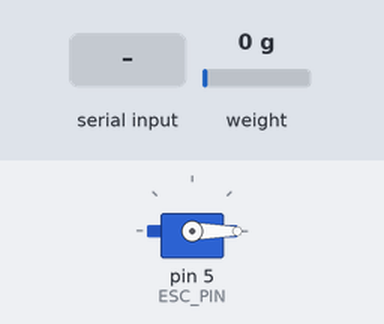
This sketch was run on a simulated Arduino Uno, built with avr-gcc and run on an emulated ATmega328P. Shown: servo. The test bench sets the inputs (shaded band); at power-on: weight on the scale 0 g. What the sketch prints to the serial monitor is not drawn.

Above: at 8.4 s.
8.5 s: "b" received over Serial
At 9.5 s:
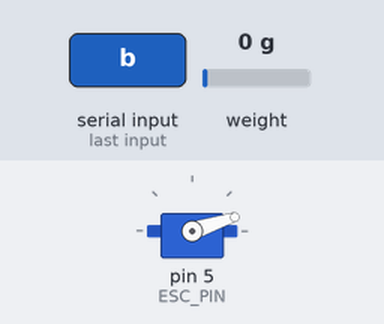
At 11.0 s:
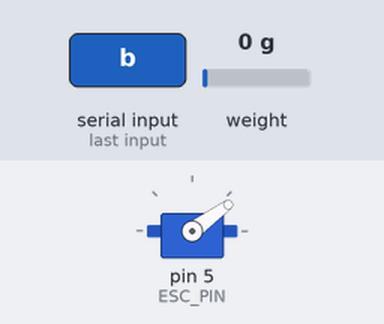
11.5 s: "r" received over Serial
Timing chart, 0 to 14.5 s (numbered marks = the images above; inputs shaded):
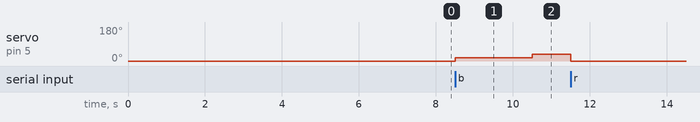

Measured:
- after the input at 8.5 s, servo on pin 5 (ESC_PIN): 0° → 18° at once, → 36° 2.0 s later

The sketch:

thrustStand.ino
```cpp
// (licence header left out)
#include "HX711.h"
#include <Servo.h>

#define ESC_PIN (5)      // connected to ESC control wire
#define LED_BUILTIN (2)  // not defaulted properly for ESP32s/you must define it

Servo ESC;  // create servo object to control the ESC

int incomingByte = 0;
int i = 0;
unsigned long timepoint;


// HX711 circuit wiring
const int LOADCELL_DOUT_PIN = 3;
const int LOADCELL_SCK_PIN = 2;

HX711 scale;

void setup() {
  Serial.begin(38400);
  ESC.attach(ESC_PIN, 1000, 2000);  // (pin, min pulse width, max pulse width in microseconds)
  ESC.write(0);

  Serial.println("Welcome to the Thrust Stand!");

  Serial.println("Initializing the scale");

  // Initialize library with data output pin, clock input pin and gain factor.
  // Channel selection is made by passing the appropriate gain:
  // - With a gain factor of 64 or 128, channel A is selected
  // - With a gain factor of 32, channel B is selected
  // By omitting the gain factor parameter, the library
  // default "128" (Channel A) is used here.
  scale.begin(LOADCELL_DOUT_PIN, LOADCELL_SCK_PIN);

  Serial.println("Before setting up the scale:");
  Serial.print("read: \t\t");
  Serial.println(scale.read());  // print a raw reading from the ADC

  Serial.print("read average: \t\t");
  Serial.println(scale.read_average(20));  // print the average of 20 readings from the ADC

  Serial.print("get value: \t\t");
  Serial.println(scale.get_value(5));  // print the average of 5 readings from the ADC minus the tare weight (not set yet)

  Serial.print("get units: \t\t");
  Serial.println(scale.get_units(5), 1);  // print the average of 5 readings from the ADC minus tare weight (not set) divided
  // by the SCALE parameter (not set yet)

  scale.set_scale(2280.f);     // this value is obtained by calibrating the scale with known weights; see the README for details
  scale.tare();  // reset the scale to 0

  Serial.println("After setting up the scale:");

  Serial.print("read: \t\t");
  Serial.println(scale.read());  // print a raw reading from the ADC

  Serial.print("read average: \t\t");
  Serial.println(scale.read_average(20));  // print the average of 20 readings from the ADC

  Serial.print("get value: \t\t");
  Serial.println(scale.get_value(5));  // print the average of 5 readings from the ADC minus the tare weight, set with tare()

  Serial.print("get units: \t\t");
  Serial.println(scale.get_units(5), 1);  // print the average of 5 readings from the ADC minus tare weight, divided
  // by the SCALE parameter set with set_scale

  Serial.println("Calibration Complete! Readings:");
}

void loop() {

  if (Serial.available() > 0) {
    // read the incoming byte:
    incomingByte = Serial.read();   //reads keyboard command; b for begin (ASCII char 98), r for recalibrate (ASCII char 114), and anything else to stop the thrust stand
    if (incomingByte == 98) {
      timepoint = millis();
      incomingByte == 98;
      i = 0;
    } else if (incomingByte == 114) {
      setup();
    } else {
      incomingByte = 0;
      Serial.println("Stopping...");
      Serial.println();
    }
  }


  if (incomingByte == 98 && millis() - timepoint < 23000) {         //run thrust test for 23s (extra 3 seconds on max power to minimize error)
    int speed = 1000 + 100 + 100 * ((millis() - timepoint) / 2000);   //increment throttle by 10% every 2 seconds
    ESC.write(speed);

    if ((millis() / 100 - timepoint / 100) % (18 + i) == 0 && millis() - timepoint > 500) {   //calculates thrust after propeller speed is stable
      //Serial.print("Throttle: ");
      Serial.print((speed - 1000) / 10);
      //Serial.print(" %");

      double grams;
      double pounds;
      //grams = scale.get_units() * 0.0229308641975309;
      pounds = -scale.get_units() * 0.0229308641975309;   //calibration
      //Serial.print("\t\tThrust: ");
      Serial.print("\t");
      Serial.print(pounds, 1);
      //Serial.print(" lbf")
      //Serial.print("\t| average:\t");
      //Serial.println(scale.get_units(10), 1);
      Serial.println();

      scale.power_down();  // put the ADC in sleep mode
      scale.power_up();

      i += 20;    //modulus adjustment to keep up with time passed and display readings on time
    }

    if(millis() - timepoint >= 23000){
      Serial.println("Done!");
      Serial.println();
    }

  } else {
    ESC.write(0);
  }
}
```
